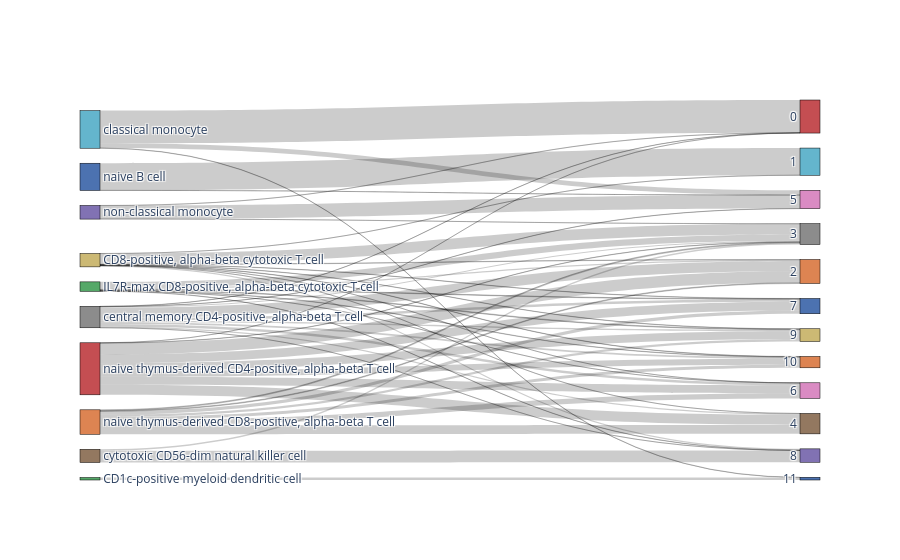
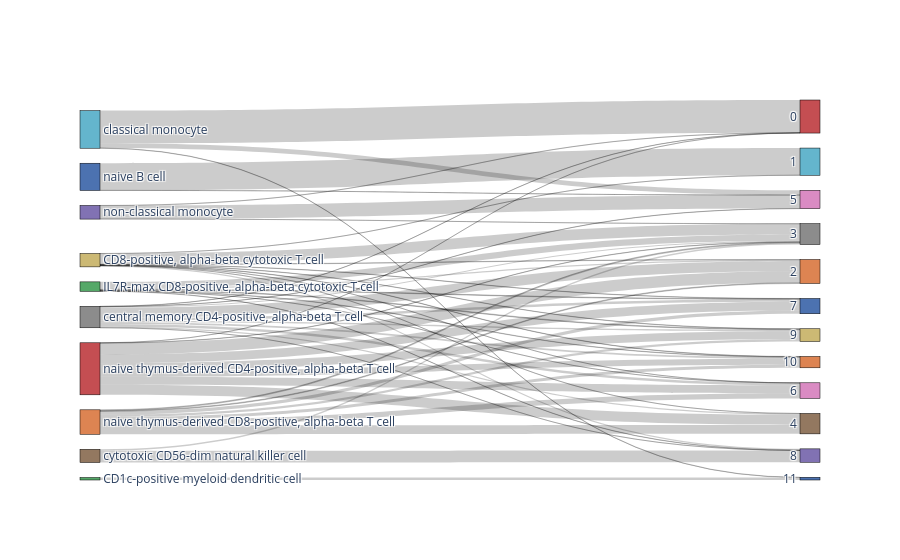

Notebook cell for these charts, in order:
### Code cell
bc.tl.report(adata_pred=adata, celltype='dblabel', method='without_regress_out', analysis_name=analysis_name,
                        test_dataset='adata_new', name_prediction='leiden', name_report='compare_dblabel', use_raw=False,
                        remove_nonshared=False, clustering='leiden', asymmetric_matrix=True, delimiter='\t', verbose=True)

### Figure 1 — Plotly figure (JSON) as saved in the notebook; plotly's stock layout.template omitted (floating-point values rounded to 4 significant figures)
{"data": [{"link": {"source": [8, 8, 8, 8, 8, 8, 8, 6, 6, 3, 3, 3, 3, 3, 3, 3, 3, 3, 3, 4, 4, 4, 2, 2, 2, 2, 2, 2, 2, 9, 9, 9, 7, 7, 7, 7, 7, 7, 7, 7, 1, 1, 1, 1, 1, 1, 1, 1, 1, 5, 5, 0], "target": [12, 16, 13, 19, 20, 14, 17, 11, 15, 12, 16, 15, 13, 19, 20, 14, 10, 18, 17, 15, 10, 21, 12, 16, 13, 19, 20, 18, 17, 15, 13, 10, 12, 16, 13, 19, 20, 14, 10, 17, 12, 11, 16, 13, 19, 20, 14, 18, 17, 13, 18, 21], "value": [9, 61, 11, 26, 36, 104, 38, 316, 1, 121, 28, 2, 13, 19, 20, 15, 2, 1, 29, 55, 380, 3, 13, 1, 74, 8, 4, 3, 7, 156, 1, 2, 132, 91, 3, 92, 68, 118, 1, 101, 4, 1, 1, 124, 3, 4, 1, 15, 3, 17, 137, 29]}, "node": {"color": ["#55a868", "#ccb974", "#55a868", "#8c8c8c", "#64b5cd", "#937860", "#4c72b0", "#c44e52", "#dd8452", "#8172b3", "#c44e52", "#64b5cd", "#dd8452", "#8c8c8c", "#937860", "#da8bc3", "#da8bc3", "#4c72b0", "#8172b3", "#ccb974", "#dd8452", "#4c72b0"], "label": ["CD1c-positive myeloid dendritic cell", "CD8-positive, alpha-beta cytotoxic T cell", "IL7R-max CD8-positive, alpha-beta cytotoxic T cell", "central memory CD4-positive, alpha-beta T cell", "classical monocyte", "cytotoxic CD56-dim natural killer cell", "naive B cell", "naive thymus-derived CD4-positive, alpha-beta T cell", "naive thymus-derived CD8-positive, alpha-beta T cell", "non-classical monocyte", "0", "1", "2", "3", "4", "5", "6", "7", "8", "9", "10", "11"], "line": {"color": "black", "width": 0.5}, "pad": 15, "thickness": 20}, "type": "sankey"}], "layout": {}}

### Figure 2 — Plotly figure (JSON) as saved in the notebook; plotly's stock layout.template omitted (floating-point values rounded to 4 significant figures)
{"data": [{"link": {"source": [8, 8, 8, 8, 8, 8, 8, 6, 6, 3, 3, 3, 3, 3, 3, 3, 3, 3, 3, 4, 4, 4, 2, 2, 2, 2, 2, 2, 2, 9, 9, 9, 7, 7, 7, 7, 7, 7, 7, 7, 1, 1, 1, 1, 1, 1, 1, 1, 1, 5, 5, 0], "target": [12, 16, 13, 19, 20, 14, 17, 11, 15, 12, 16, 15, 13, 19, 20, 14, 10, 18, 17, 15, 10, 21, 12, 16, 13, 19, 20, 18, 17, 15, 13, 10, 12, 16, 13, 19, 20, 14, 10, 17, 12, 11, 16, 13, 19, 20, 14, 18, 17, 13, 18, 21], "value": [9, 61, 11, 26, 36, 104, 38, 316, 1, 121, 28, 2, 13, 19, 20, 15, 2, 1, 29, 55, 380, 3, 13, 1, 74, 8, 4, 3, 7, 156, 1, 2, 132, 91, 3, 92, 68, 118, 1, 101, 4, 1, 1, 124, 3, 4, 1, 15, 3, 17, 137, 29]}, "node": {"color": ["#55a868", "#ccb974", "#55a868", "#8c8c8c", "#64b5cd", "#937860", "#4c72b0", "#c44e52", "#dd8452", "#8172b3", "#c44e52", "#64b5cd", "#dd8452", "#8c8c8c", "#937860", "#da8bc3", "#da8bc3", "#4c72b0", "#8172b3", "#ccb974", "#dd8452", "#4c72b0"], "label": ["CD1c-positive myeloid dendritic cell", "CD8-positive, alpha-beta cytotoxic T cell", "IL7R-max CD8-positive, alpha-beta cytotoxic T cell", "central memory CD4-positive, alpha-beta T cell", "classical monocyte", "cytotoxic CD56-dim natural killer cell", "naive B cell", "naive thymus-derived CD4-positive, alpha-beta T cell", "naive thymus-derived CD8-positive, alpha-beta T cell", "non-classical monocyte", "0", "1", "2", "3", "4", "5", "6", "7", "8", "9", "10", "11"], "line": {"color": "black", "width": 0.5}, "pad": 15, "thickness": 20}, "type": "sankey"}], "layout": {}}
